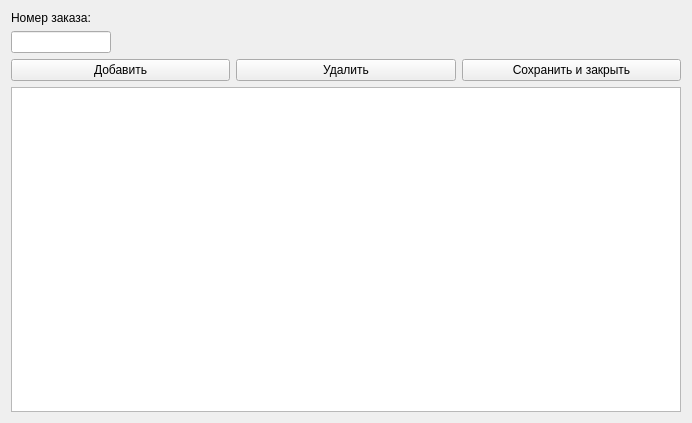
<?xml version="1.0" encoding="UTF-8"?>
<ui version="4.0">
 <class>Form_order</class>
 <widget class="QWidget" name="Form_order">
  <property name="geometry">
   <rect>
    <x>0</x>
    <y>0</y>
    <width>692</width>
    <height>423</height>
   </rect>
  </property>
  <property name="windowTitle">
   <string>Заказ</string>
  </property>
  <layout class="QVBoxLayout" name="verticalLayout">
   <item>
    <widget class="QLabel" name="label">
     <property name="text">
      <string>Номер заказа:</string>
     </property>
    </widget>
   </item>
   <item>
    <widget class="QLineEdit" name="lineEdit_order_one_c_id">
     <property name="maximumSize">
      <size>
       <width>100</width>
       <height>16777215</height>
      </size>
     </property>
    </widget>
   </item>
   <item>
    <layout class="QHBoxLayout" name="horizontalLayout">
     <item>
      <widget class="QPushButton" name="pushButton_add_row">
       <property name="text">
        <string>Добавить</string>
       </property>
      </widget>
     </item>
     <item>
      <widget class="QPushButton" name="pushButton_delete_row">
       <property name="text">
        <string>Удалить</string>
       </property>
      </widget>
     </item>
     <item>
      <widget class="QPushButton" name="pushButton_save_and_close">
       <property name="text">
        <string>Сохранить и закрыть</string>
       </property>
      </widget>
     </item>
    </layout>
   </item>
   <item>
    <widget class="QTableWidget" name="tableWidget_characteristics_in_order"/>
   </item>
  </layout>
 </widget>
 <resources/>
 <connections/>
</ui>
